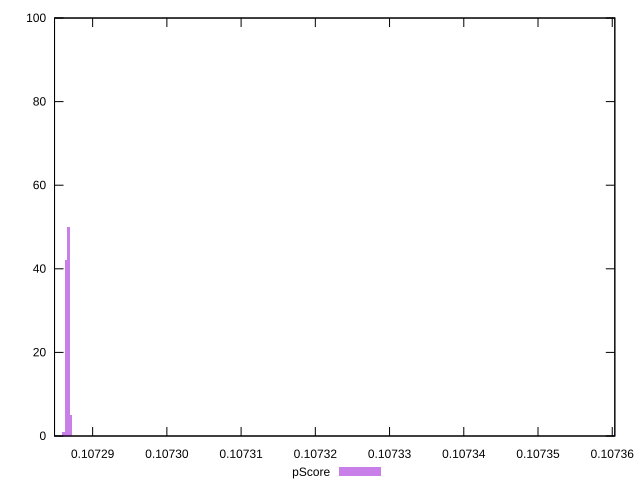

This chart was generated by the following gnuplot code:
reset

$pScore <<EOF
0.10736035622300161 1
0.10728674868507912 50
0.10728642154046612 42
0.1072870758296921 5
0.10728478581740118 1
0.10728609439585314 1
EOF

set key outside below
set boxwidth 3.2714461298884617e-7
set xrange [0.10728486527282333:0.10736034788774268]
set yrange [0:100]
set trange [0:100]
set style fill transparent solid 0.5 noborder
set terminal svg size 640, 490 enhanced background rgb 'white'
set output "report_00018_2021-02-10T15-25-16.877Z/uses-long-cache-ttl/samples/pages+cached+noadtech+nomedia/pScore/histogram.svg"

plot $pScore title "pScore" with boxes

reset
